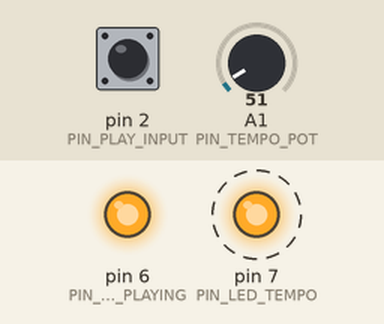
Simulated run of this sketch. Board: Arduino Uno, built with avr-gcc and run on an emulated ATmega328P. Parts: output pins drawn as LEDs (lit = HIGH). Dashed ring = blinking. The inputs (shaded band) are chosen by the test bench; at power-on: pin 2 (PIN_PLAY_INPUT) HIGH, A1 (PIN_TEMPO_POT) = 51. What the sketch prints to the serial monitor is not drawn.

Above: at 1.2 s.
1.3 s: pin 2 (PIN_PLAY_INPUT) pulled LOW for 0.15 s
At 4.19 s:
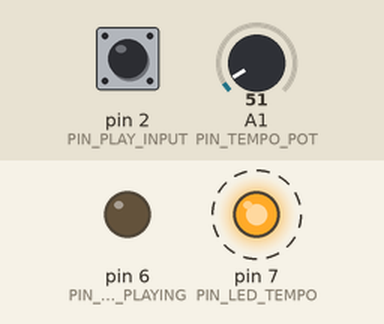
4.3 s: pin 2 (PIN_PLAY_INPUT) pulled LOW for 1 s
At 4.62 s:
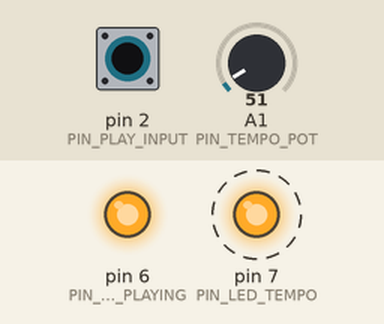
7.3 s: A1 (PIN_TEMPO_POT) set to 61
10.3 s: A1 (PIN_TEMPO_POT) set to 71
13.3 s: pin 2 (PIN_PLAY_INPUT) driven LOW
At 13.59 s:
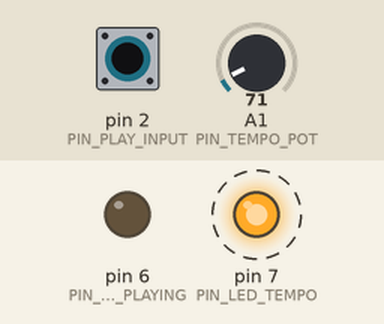
16.3 s: pin 2 (PIN_PLAY_INPUT) pulsed HIGH 2 times (0.12 s each, 0.3 s apart)
At 16.77 s:
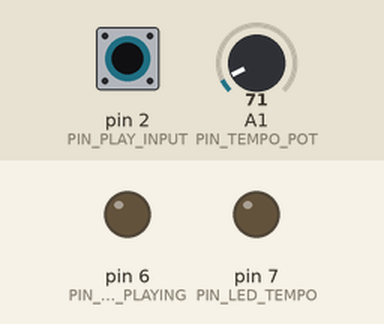
Timing chart, 0 to 20.9 s (numbered marks = the images above; inputs shaded):
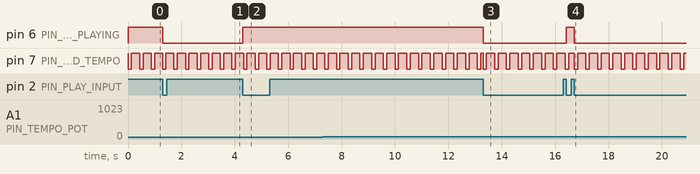

The sketch:

clock.ino
```cpp
#define PIN_LED_PLAYING 6
#define PIN_LED_TEMPO 7

#define PIN_PLAY_INPUT 2
#define PIN_CONTINUE_INPUT 3
#define PIN_TAP_INPUT 2
#define PIN_TEMPO_POT 1

#define BPM_POT_DIVISOR 11 // needs to be a divisor of 1023 so that each pot position equals an integer bpm value
#define LOWEST_BPM 50 // highest bpm will be equal to 50 + (1023 / BPM_POT_DIVISOR)

// Midi types taken from the MIDI.h library
enum MidiType: uint8_t
{
    Clock                 = 0xF8,
    Start                 = 0xFA,
    Stop                  = 0xFC,
};

unsigned long last_clock_time_micros;
unsigned int ticks;
unsigned int bpm; // from 50 to 250

bool started;
int start_button_state;

void setup()
{
  pinMode(PIN_LED_PLAYING, OUTPUT);
  pinMode(PIN_LED_TEMPO, OUTPUT);
  pinMode(PIN_PLAY_INPUT, INPUT_PULLUP);
  digitalWrite(PIN_LED_PLAYING, HIGH);
  digitalWrite(PIN_LED_TEMPO, HIGH);

  // MIDI baudrate
  Serial.begin(31250);

  Serial.write(MidiType::Stop);
  Serial.write(MidiType::Clock);
  last_clock_time_micros = micros();
  started = false;
  start_button_state = HIGH;
  ticks = 0;
}

void loop()
{
  bool new_tick = false;

  // Start button
  {
    int new_start_button_state = digitalRead(PIN_PLAY_INPUT);

    if (start_button_state == HIGH && new_start_button_state == LOW) {

      if (started) {
        Serial.write(MidiType::Stop);
        digitalWrite(PIN_LED_PLAYING, HIGH);
        started = false;
      } else {
        Serial.write(MidiType::Start);
        digitalWrite(PIN_LED_PLAYING, LOW);
        started = true;
        ticks = 0;
        new_tick = true;
      }
    }
    start_button_state = new_start_button_state;
  }

  // Get bpm from the pot
  {
    unsigned long pot_value = 0x3ff - analogRead(PIN_TEMPO_POT); // result is 10 bits (max 1023), also we reverse it here

    unsigned long bpm_diff = (pot_value * (1023 / BPM_POT_DIVISOR)) / 1023;
    bpm = LOWEST_BPM + bpm_diff;
  }

  // handle sending clocks
  {
    unsigned long midi_clocks_per_minute = bpm * 24; // per MIDI specification, we send 24 clocks per quarter note
    unsigned long micro_interval_between_midi_clocks = (60 * 1000000) / midi_clocks_per_minute; // 60 * 1000000 is equal to 60 seconds in microseconds

    long next_clock = last_clock_time_micros + micro_interval_between_midi_clocks;

    unsigned long current_time = micros();
    long time_diff = next_clock - current_time;

    if (time_diff < 0) {
      Serial.write(MidiType::Clock);
      last_clock_time_micros = current_time + time_diff; // accounts for the imperfection, so the next clock will be earlier if this one was later
      ++ticks;
      new_tick = true;
    }
  }

  // handle tempo light
  {
    if (new_tick) {
      if (ticks % 24 > 6)
      {
        digitalWrite(PIN_LED_TEMPO, HIGH);
      }
      else
      {
        digitalWrite(PIN_LED_TEMPO, LOW);
      }
    }
  }
}
```

Measured:
- after the input at 1.3 s, pin 6 (PIN_LED_PLAYING): HIGH → LOW at once
- after the input at 4.3 s, pin 6 (PIN_LED_PLAYING): LOW → HIGH at once
- after the input at 13.3 s, pin 6 (PIN_LED_PLAYING): HIGH → LOW at once
- after the input at 16.3 s, pin 6 (PIN_LED_PLAYING): LOW → HIGH after 0.12 s, → LOW 0.30 s later
